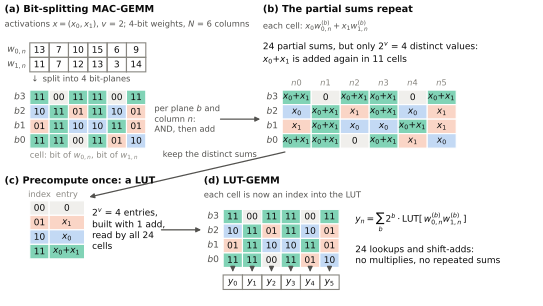

Generate this figure with Python:
# Fig. 1: from bit-splitting MAC-GEMM to LUT-GEMM, on a toy tile: v = 2 activations (vector
# length; mu in FIGLUT), q_W = 4-bit weights (q in FIGLUT), N = 6 output columns. (a) the
# weights split into bit-planes; (b) the bit-serial GEMM forms one partial sum per (plane,
# column) and recomputes x0 + x1 every time both bits are set; (c) the 2^v distinct sums,
# precomputed once; (d) LUT-GEMM looks them up and shift-adds over the planes. Everything
# drawn is computed from W below.
# Usage: python3 fig1_bitsplit_to_lut.py   ->  fig1_bitsplit_to_lut.{pdf,png}
from matplotlib.patches import FancyArrowPatch, Rectangle

from figstyle import INK, INK_2, MUTED, NEUTRAL_FILL, SERIES, plt, save

V, QW = 2, 4
W = [[13, 7, 10, 15, 6, 9],   # weights that multiply x0
     [11, 7, 12, 13, 3, 14]]  # weights that multiply x1
N = len(W[0])
PLANES = list(range(QW - 1, -1, -1))  # b = 3 (MSB) at the top

# pattern (bit of w0, bit of w1) -> partial sum and fill
SUM = {(0, 0): '0', (1, 0): '$x_0$', (0, 1): '$x_1$', (1, 1): '$x_0{+}x_1$'}
FILL = {(0, 0): NEUTRAL_FILL, (1, 0): SERIES[0], (0, 1): SERIES[1], (1, 1): SERIES[2]}
ALPHA = {(0, 0): 1.0, (1, 0): 0.28, (0, 1): 0.28, (1, 1): 0.55}

pats = {(b, n): ((W[0][n] >> b) & 1, (W[1][n] >> b) & 1) for b in PLANES for n in range(N)}
repeats = sum(p == (1, 1) for p in pats.values())

fig, ax = plt.subplots(figsize=(7.0, 3.92))
ax.set_xlim(0, 100)
ax.set_ylim(0, 56)  # 1 unit = 0.07 in on both axes
ax.set_aspect('equal')
ax.axis('off')

CH = 2.7      # cell height
CW_BITS = 3.6  # cells holding "11"
CW_SUM = 5.4   # cells holding "x0+x1"


def cell(x, y, label, pat=None, w=CW_BITS, h=CH):
    if pat is not None:
        ax.add_patch(Rectangle((x, y), w, h, facecolor=FILL[pat], alpha=ALPHA[pat], edgecolor='none'))
    ax.add_patch(Rectangle((x, y), w, h, facecolor='none', edgecolor='white' if pat else MUTED, lw=0.8))
    ax.text(x + w / 2, y + h / 2, label, ha='center', va='center', fontsize=6.5, color=INK)


def grid(x0, y_top, label_of, cw, col_labels=False):
    """One cell per (plane, column), MSB plane on top; returns the bottom y."""
    for i, b in enumerate(PLANES):
        y = y_top - (i + 1) * CH
        ax.text(x0 - 0.6, y + CH / 2, f'$b{b}$', ha='right', va='center', fontsize=6.5, color=INK_2)
        for n in range(N):
            cell(x0 + n * cw, y, label_of(b, n), pats[(b, n)], w=cw)
    if col_labels:
        for n in range(N):
            ax.text(x0 + (n + 0.5) * cw, y_top + 0.4, f'$n{n}$', ha='center', va='bottom', fontsize=6, color=MUTED)
    return y_top - QW * CH


def text(x, y, s, size=6.5, color=INK_2, **kw):
    ax.text(x, y, s, fontsize=size, color=color, **kw)


def head(x, y, s):
    text(x, y, s, size=7, color=INK, weight='bold', va='top')


def arrow(p, q):
    ax.add_patch(FancyArrowPatch(p, q, arrowstyle='-|>', mutation_scale=7, color=INK_2, lw=0.9))


def bits(b, n):
    return f'{pats[(b, n)][0]}{pats[(b, n)][1]}'


# ---- row 1: (a) weights and bit-planes, (b) the partial sums ----------------------------
XA, XB = 5.0, 52.0
head(0.3, 55.5, '(a) Bit-splitting MAC-GEMM')
text(0.3, 52.6, f'activations $x = (x_0, x_1)$, $v$ = {V}; {QW}-bit weights, $N$ = {N} columns',
     size=6, va='top')
for k in range(V):
    text(XA - 0.6, 48.4 - (k + 0.5) * CH, f'$w_{{{k},n}}$', ha='right', va='center')
    for n in range(N):
        cell(XA + n * CW_BITS, 48.4 - (k + 1) * CH, str(W[k][n]))
text(XA, 42.4, f'$\\downarrow$ split into {QW} bit-planes', size=6, va='top')
G1 = 39.6
bottom_a = grid(XA, G1, bits, CW_BITS)
text(XA, bottom_a - 0.6, 'cell: bit of $w_{0,n}$, bit of $w_{1,n}$', size=6, color=MUTED, va='top')
text(XA + N * CW_BITS + 1.6, G1 - 2 * CH, 'per plane $b$ and\ncolumn $n$:\nAND, then add',
     size=6, va='center')
arrow((XA + N * CW_BITS + 13.4, G1 - 2 * CH), (XB - 3.6, G1 - 2 * CH))

head(XB - 3.6, 55.5, '(b) The partial sums repeat')
text(XB - 3.6, 52.6, 'each cell: $x_0 w^{(b)}_{0,n} + x_1 w^{(b)}_{1,n}$', size=6, va='top')
text(XB - 3.6, 48.6,
     f'{QW * N} partial sums, but only $2^v$ = {2 ** V} distinct values:\n'
     f'$x_0{{+}}x_1$ is added again in {repeats} cells', size=6.5, color=INK, va='top')
bottom_b = grid(XB, G1, lambda b, n: SUM[pats[(b, n)]], CW_SUM, col_labels=True)

# ---- row 2: (c) the LUT, (d) LUT-GEMM -----------------------------------------------------
XC, XD = 5.0, 41.0
head(0.3, 23.6, '(c) Precompute once: a LUT')
text(XC + 1.8, 19.4, 'index', size=6, color=MUTED, ha='center', va='bottom')
text(XC + 3.6 + 3.3, 19.4, 'entry', size=6, color=MUTED, ha='center', va='bottom')
for i, p in enumerate([(0, 0), (0, 1), (1, 0), (1, 1)]):
    y = 19.0 - (i + 1) * CH
    cell(XC, y, f'{p[0]}{p[1]}', p)
    cell(XC + CW_BITS, y, SUM[p], p, w=6.6)
text(XC + 11.6, 19.0 - 2 * CH, f'$2^v$ = {2 ** V} entries,\nbuilt with 1 add,\nread by all {QW * N}\ncells',
     size=6.5, color=INK, va='center')
arrow((XC + 24.0, 19.0 - 2 * CH), (XD - 3.6, 19.0 - 2 * CH))

head(XD - 3.6, 23.6, '(d) LUT-GEMM')
text(XD - 3.6, 20.8, 'each cell is now an index into the LUT', size=6, va='top')
G2 = 17.4
bottom_d = grid(XD, G2, bits, CW_BITS)
for n in range(N):
    arrow((XD + (n + 0.5) * CW_BITS, bottom_d - 0.1), (XD + (n + 0.5) * CW_BITS, bottom_d - 1.3))
    cell(XD + n * CW_BITS, bottom_d - 1.4 - CH, f'$y_{n}$')
text(XD + N * CW_BITS + 3.0, G2 - 2 * CH,
     r'$y_n = \sum_b \, 2^b \cdot \mathrm{LUT}[\,w^{(b)}_{0,n} w^{(b)}_{1,n}\,]$' '\n\n'
     f'{QW * N} lookups and shift-adds:\nno multiplies, no repeated sums',
     size=6.5, color=INK, va='center')

# (b) -> (c): the distinct values of (b) become the LUT
arrow((XB + 1.0, bottom_b - 0.6), (XC + 10.6, 19.6))
text(38.5, 27.6, 'keep the distinct sums', size=6, ha='center', va='center')

save(fig, 'fig1_bitsplit_to_lut')
